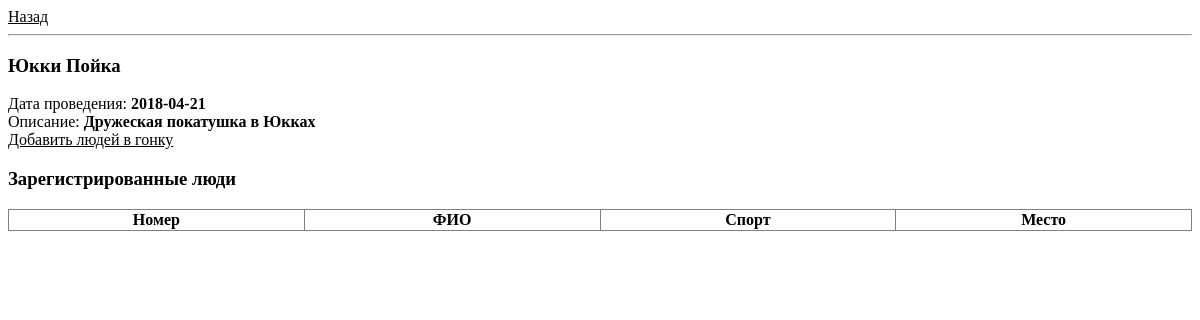
Screenshot of /event.php?event=5 with the database file from the repository.
### tables this page shows
CREATE TABLE `events` (
  `id` int(10) unsigned NOT NULL AUTO_INCREMENT,
  `title` text NOT NULL,
  `date` date NOT NULL,
  `place` varchar(255) NOT NULL,
  `description` text NOT NULL,
  PRIMARY KEY (`id`)
);

### event.php (the view, shortened to what this page needs)
<?php
include "header.php";
require_once "functions.php";
$event_id = htmlspecialchars($_GET["event"]);
?>
<div>
<a href="index.php">Назад</a>
<hr>
</div>
<?php
$sql = 'select date,title, description from events where id ='.$event_id.';';
$result = $mysqli->query($sql);
$row = $result->fetch_array(MYSQLI_ASSOC);
echo "<h3>".$row[title]."</h3>";
echo "Дата проведения: <b>".$row[date]."<br></b>";
echo "Описание: <b>".$row[description]."</b><br>";
echo '<a href="results.php?event='.$event_id.'">Добавить людей в гонку</a>';
?>
<h3 class="center">Зарегистрированные люди</h3>
 <table border="1" >
         <tr>
         <th>Номер</th>
    <th>ФИО</th>
    <th>Спорт</th>
    <th>Место</th>
    </tr>
</table>

### css/style.css (style rules this page uses)
a { color: black; }
table { width: 100%; border-collapse: collapse; border-spacing: 0; table-layout: fixed; text-align: center; padding: 10px; }

### rows the page displays
events: title "Юкки Пойка", date "2018-04-21", description "Дружеская покатушка в Юкках"
